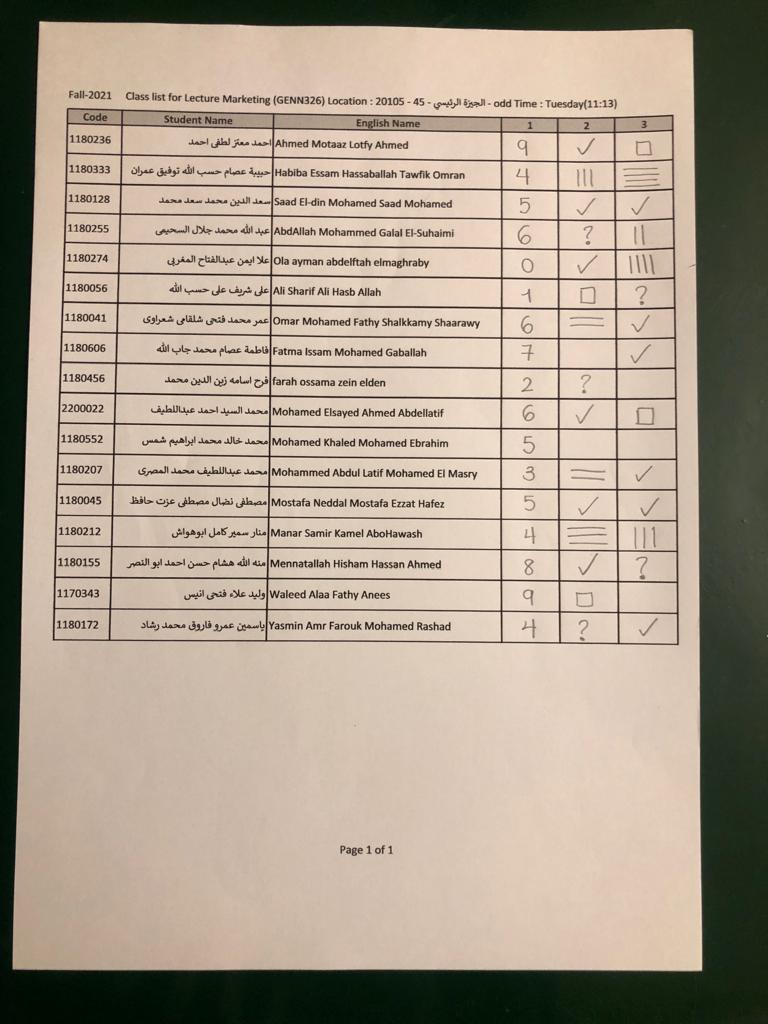
#> input picture grade sheet/4.jpg, 768 x 1024 px
$ jupyter execute Rows.ipynb   (older library calls are emulated)
#> lines starting #> are read from the running program, lines starting #| are printed output that depends on the picture; after the words box and inside, x2 and y2 are one past the last pixel; in counts of white or black regions, pixels touching at a corner belong together
### grade sheet/Walid/commonfunctions.py


import skimage.io as io
import matplotlib.pyplot as plt
import numpy as np
from skimage.exposure import histogram
from matplotlib.pyplot import bar
from skimage.color import rgb2gray,rgb2hsv

# Convolution:
from scipy.signal import convolve2d
from scipy import fftpack
import math

from skimage.util import random_noise
from skimage.filters import median
from skimage.feature import canny


# Edges
from skimage.filters import sobel_h, sobel, sobel_v,roberts, prewitt

# Show the figures / plots inside the notebook
def show_images(images,titles=None):
    #This function is used to show image(s) with titles by sending an array of images and an array of associated titles.
    # images[0] will be drawn with the title titles[0] if exists
    # You aren't required to understand this function, use it as-is.
    n_ims = len(images)
    if titles is None: titles = ['(%d)' % i for i in range(1,n_ims + 1)]
    fig = plt.figure()
    n = 1
    for image,title in zip(images,titles):
        a = fig.add_subplot(1,n_ims,n)
        if image.ndim == 2:
            plt.gray()
        plt.imshow(image)
        a.set_title(title)
        n += 1
    fig.set_size_inches(np.array(fig.get_size_inches()) * n_ims)
    plt.show()


# [6 lines left out: function showHist, not called in this run]

### grade sheet/Walid/Rows.ipynb
[cell 1]
import cv2
import numpy as np
import matplotlib.pyplot as plt
import pytesseract as tess
tess.pytesseract.tesseract_cmd = r'C:\Program Files\Tesseract-OCR/'
from commonfunctions import *

[cell 2]
def plt_imshow(title, image):
    # convert the image frame BGR to RGB color space and display it
    image = cv2.cvtColor(image, cv2.COLOR_BGR2RGB)
    plt.imshow(image)
    plt.title(title)
    plt.grid(False)
    plt.show()

[cell 3]
img = cv2.imread('../4.jpg', 0)
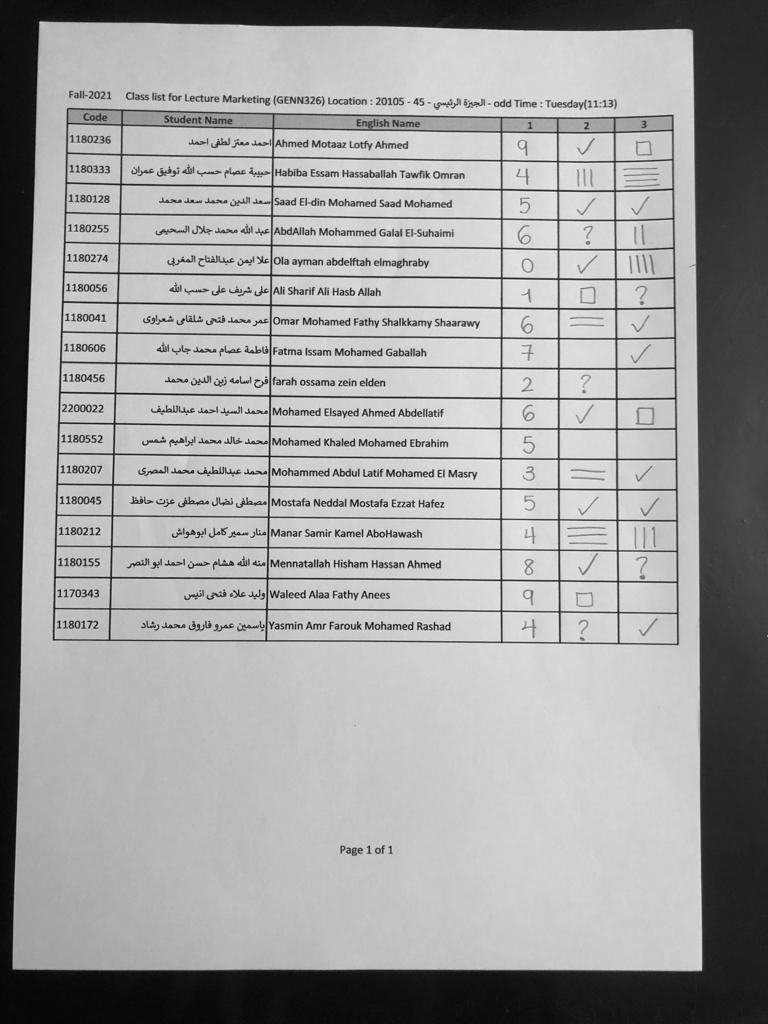
#> img: shape (1024, 768); min 0, max 249, mean 160.3
print(img.dtype)
#| uint8
show_images([img])
#> in show_images, `n_ims = len(images)`: n_ims = 1
#> the loop in show_images, `for image,title in zip(images,titles):` made 1 pass
#> (title, n) on pass 1: ('(1)', 2)
#> after the loop in show_images, `for image,title in zip(images,titles):`: n = 2
# plt_imshow('original image',img)

[cell 4]
# Thresholding the image
(thresh, img_bin) = cv2.threshold(img, 128, 255,cv2.THRESH_BINARY| cv2.THRESH_OTSU)
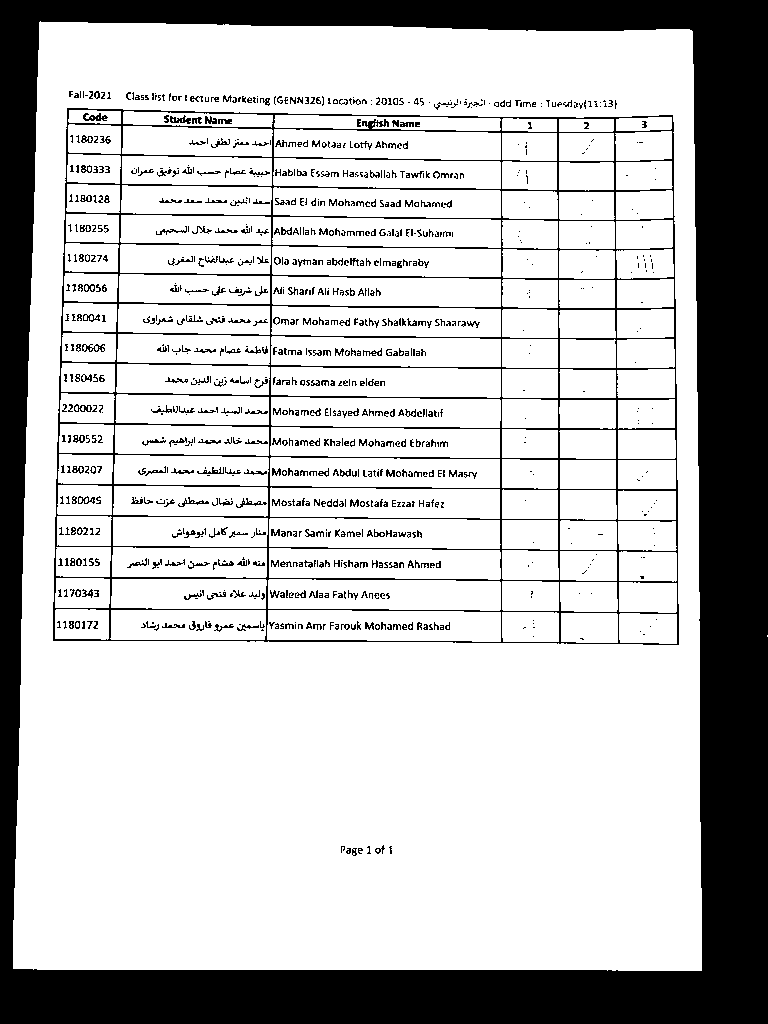
#> img_bin: shape (1024, 768); 75.5% white; 978 black regions (637 under 20 px), largest, box (x1, y1, x2, y2) and area: (0, 0, 768, 1024) 151757, (53, 108, 679, 645) 23297, (83, 113, 108, 121) 111
#> thresh = 120
print(thresh)
#| 120.0

[cell 5]
# Invert the image
img_bin = 255-img_bin
show_images([img_bin])
#> the loop in show_images (call 2), `for image,title in zip(images,titles):` made 1 pass
# plt_imshow('Image_bin',img_bin)

[cell 6]
# [5 lines of commented-out code are left out]

[cell 7]
# Defining a kernel length
kernel_length = np.array(img).shape[1]//80
#> kernel_length = 9

# A verticle kernel of (1 X kernel_length), which will detect all the verticle lines from the image.
verticle_kernel = cv2.getStructuringElement(cv2.MORPH_RECT, (1, kernel_length))
#> verticle_kernel = [1, 1, 1, 1, 1, 1, 1, 1, 1]
# A horizontal kernel of (kernel_length X 1), which will help to detect all the horizontal line from the image.
hori_kernel = cv2.getStructuringElement(cv2.MORPH_RECT, (kernel_length, 1))
# A kernel of (3 X 3) ones.
kernel = cv2.getStructuringElement(cv2.MORPH_RECT, (3, 3))

[cell 8]
# Morphological operation to detect vertical lines from an image
img_temp1 = cv2.erode(img_bin, verticle_kernel, iterations=3)
#> img_temp1: shape (1024, 768); 17.8% white; 15 white regions, largest, box (x1, y1, x2, y2) and area: (0, 0, 768, 1024) 135195, (557, 129, 561, 632) 717, (614, 129, 619, 632) 714
verticle_lines_img = cv2.dilate(img_temp1, verticle_kernel, iterations=3)
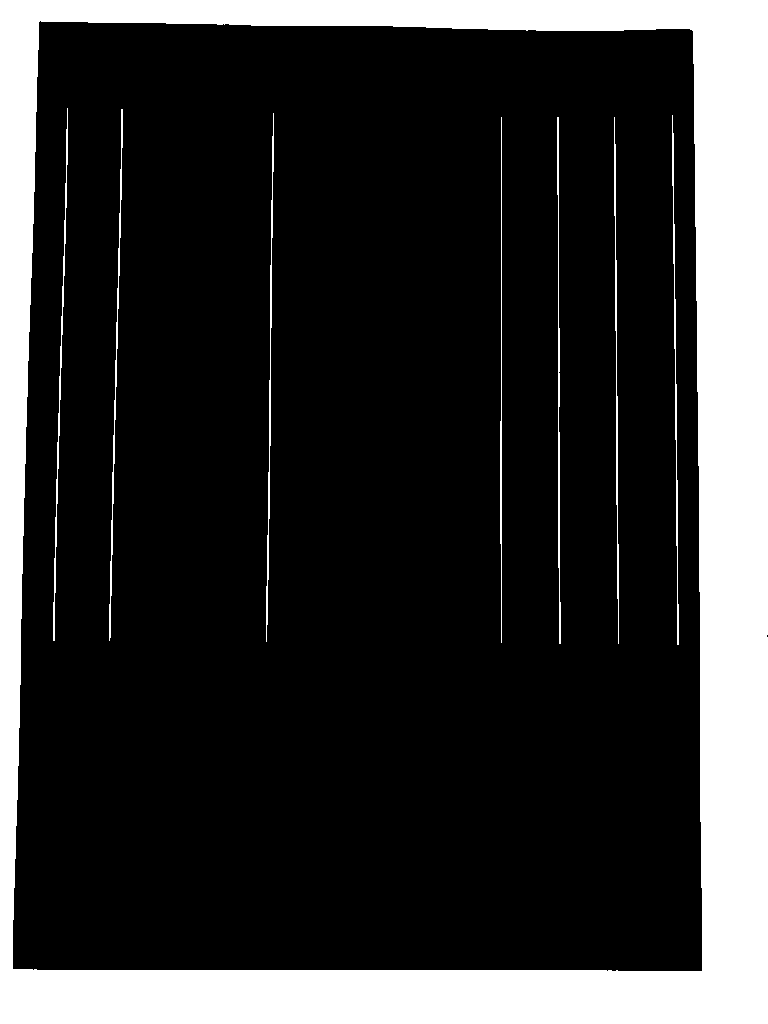
#> verticle_lines_img: shape (1024, 768); 20% white; 8 white regions, largest, box (x1, y1, x2, y2) and area: (0, 0, 768, 1024) 151755, (109, 109, 123, 641) 915, (53, 108, 68, 641) 903
# plt_imshow("verticle_lines.jpg",verticle_lines_img)
show_images([verticle_lines_img])
# Morphological operation to detect horizontal lines from an image
img_temp2 = cv2.erode(img_bin, hori_kernel, iterations=3)
#> img_temp2: shape (1024, 768); 18.1% white; 48 white regions (10 under 20 px), largest, box (x1, y1, x2, y2) and area: (0, 0, 768, 1024) 128867, (74, 302, 664, 310) 853, (71, 392, 665, 400) 845
horizontal_lines_img = cv2.dilate(img_temp2, hori_kernel, iterations=3)
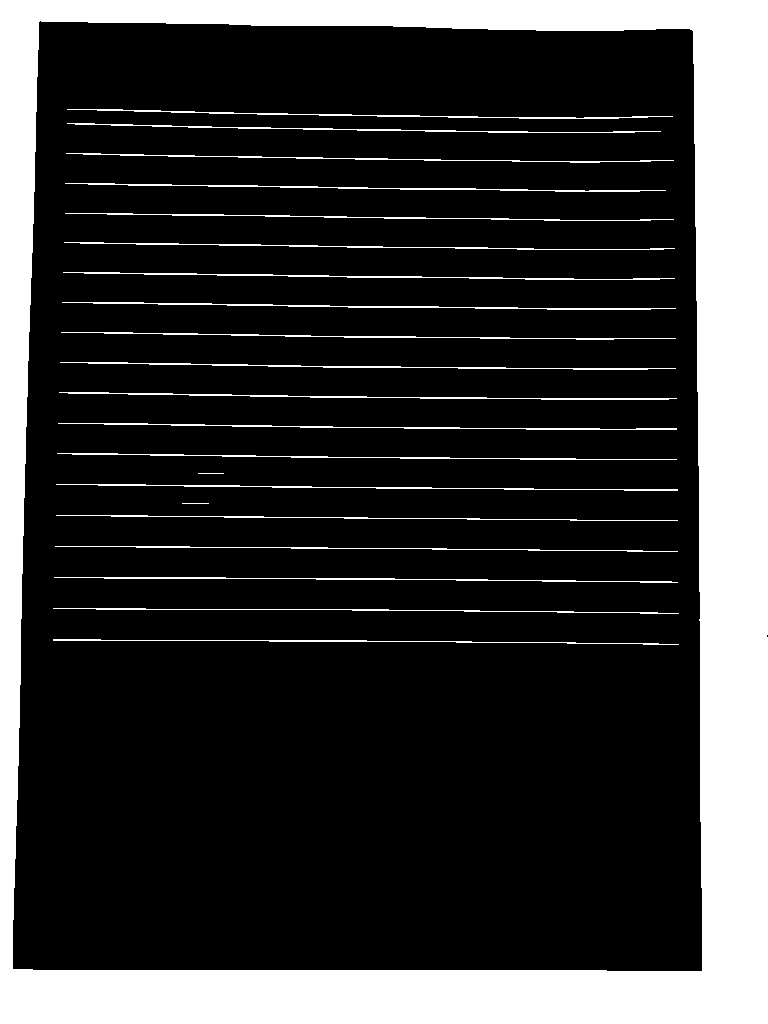
#> horizontal_lines_img: shape (1024, 768); 21.5% white; 22 white regions, largest, box (x1, y1, x2, y2) and area: (0, 0, 768, 1024) 151739, (62, 302, 676, 310) 1045, (59, 392, 677, 400) 1037
# plt_imshow("horizontal_lines.jpg",horizontal_lines_img)
show_images([horizontal_lines_img])

[cell 9]
# [4 lines of commented-out code are left out]

[cell 10]
# Weighting parameters, this will decide the quantity of an image to be added to make a new image.
alpha = 0.5
beta = 1.0 - alpha
# This function helps to add two image with specific weight parameter to get a third image as summation of two image.
img_final_bin = cv2.addWeighted(verticle_lines_img, alpha, horizontal_lines_img, beta, 0.0)
img_final_bin = cv2.erode(~img_final_bin, kernel, iterations=2)
(thresh, img_final_bin) = cv2.threshold(img_final_bin, 128,255, cv2.THRESH_BINARY | cv2.THRESH_OTSU)
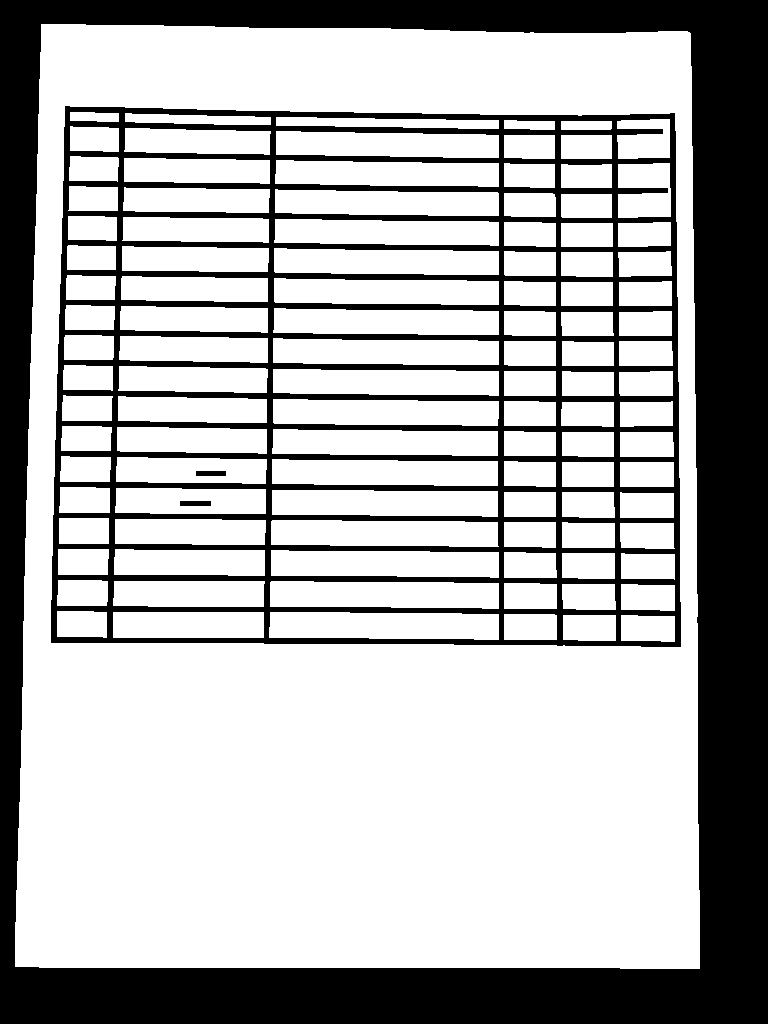
#> img_final_bin: shape (1024, 768); 69.4% white; 4 black regions
#> thresh = 127
# plt_imshow("img_final_bin.jpg",img_final_bin)
show_images([img_final_bin])

[cell 11]
# img_binary= cv2.imread('img_final_bin.jpg', 0)
# plt_imshow('img final bin image',img_binary)

[cell 12]
def sort_contours(cnts, method="left-to-right"):
    # initialize the reverse flag and sort index
    reverse = False
    i = 0
    # handle if we need to sort in reverse
    if method == "right-to-left" or method == "bottom-to-top":
        reverse = True
    # handle if we are sorting against the y-coordinate rather than
    # the x-coordinate of the bounding box
    if method == "top-to-bottom" or method == "bottom-to-top":
        i = 1
    # construct the list of bounding boxes and sort them from top to
    # bottom
    boundingBoxes = [cv2.boundingRect(c) for c in cnts]
    (cnts, boundingBoxes) = zip(*sorted(zip(cnts, boundingBoxes),
        key=lambda b:b[1][i], reverse=reverse))
    # return the list of sorted contours and bounding boxes
    return (cnts, boundingBoxes)

[cell 13]
# Find contours for image, which will detect all the boxes
print(img_final_bin.dtype)
#| uint8
im, contours,im2 = cv2.findContours(img_final_bin, cv2.RETR_TREE, cv2.CHAIN_APPROX_SIMPLE)
#> contours = 110 contours; largest, box (x1, y1, x2, y2) and area: (15, 24, 700, 969) 626503, (50, 105, 682, 648) 331492, (269, 612, 499, 640) 5680, (270, 581, 499, 609) 5594, (271, 550, 499, 578) 5507; im2 = 110 rows, first 6: [-1, -1, 1, -1], [-1, -1, 2, 0], [3, -1, -1, 1], [4, 2, -1, 1], [5, 3, -1, 1], [6, 4, -1, 1]
# Sort all the contours by top to bottom.
(contours, boundingBoxes) = sort_contours(contours, method="top-to-bottom")
#> in sort_contours, `boundingBoxes = [cv2.boundingRect(c) for c in cnts]`: boundingBoxes = 110 items, first 6: (15, 24, 685, 945), (50, 105, 632, 543), (621, 615, 54, 27), (563, 615, 53, 26), (504, 614, 53, 26), (269, 612, 230, 28)
#> in sort_contours, `(cnts, boundingBoxes) = zip(*sorted(zip(cnts, boundingBoxes), key=lamb..`: cnts has the same summary as contours outside sort_contours; boundingBoxes = 110 items, first 6: (15, 24, 685, 945), (50, 105, 632, 543), (70, 112, 49, 10), (125, 113, 146, 12), (276, 117, 223, 12), (617, 119, 53, 40)

[cell 14]
idx = 0
for c in contours:
        # Returns the location and width,height for every contour
        x, y, w, h = cv2.boundingRect(c)
# If the box height is greater then 20, widht is >80, then only save it as a box in "cropped/" folder.
        if (w <= 80 and h>20 and h<35) :
            idx += 1
            new_img = img[y:y+h, x:x+w]
#             plt_imshow('./croped'+str(idx),new_img)
            show_images([new_img])
#> this loop made 110 passes
#> (c, x, y, w, h) on passes 12, 30, 42, 60: ([[561, 135], [561, 158], [611, 158], [611, 135]], 561, 135, 51, 24), ([[561, 223], [561, 246], [612, 246], [612, 223]], 561, 223, 52, 24), ([[561, 282], [561, 305], [612, 305], [612, 282]], 561, 282, 52, 24), ([[504, 371], [504, 395], [555, 395], [555, 371]], 504, 371, 52, 25)
#> after the loop, idx = 65
